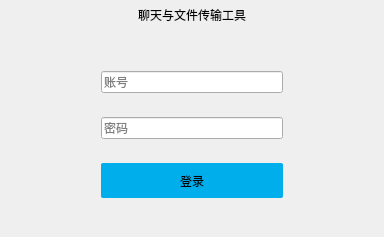
<?xml version="1.0" encoding="UTF-8"?>
<ui version="4.0">
 <class>loginWindow</class>
 <widget class="QWidget" name="loginWindow">
  <property name="geometry">
   <rect>
    <x>0</x>
    <y>0</y>
    <width>384</width>
    <height>237</height>
   </rect>
  </property>
  <property name="maximumSize">
   <size>
    <width>384</width>
    <height>237</height>
   </size>
  </property>
  <property name="windowTitle">
   <string>登录</string>
  </property>
  <layout class="QVBoxLayout" name="verticalLayout">
   <property name="spacing">
    <number>5</number>
   </property>
   <property name="leftMargin">
    <number>0</number>
   </property>
   <property name="topMargin">
    <number>0</number>
   </property>
   <property name="rightMargin">
    <number>0</number>
   </property>
   <property name="bottomMargin">
    <number>0</number>
   </property>
   <item>
    <widget class="QLabel" name="label">
     <property name="maximumSize">
      <size>
       <width>16777215</width>
       <height>30</height>
      </size>
     </property>
     <property name="styleSheet">
      <string notr="true">QLabel
{
    font: 18px &quot;微软雅黑&quot;;
}
</string>
     </property>
     <property name="text">
      <string>聊天与文件传输工具</string>
     </property>
     <property name="alignment">
      <set>Qt::AlignCenter</set>
     </property>
    </widget>
   </item>
   <item>
    <widget class="QWidget" name="widget" native="true">
     <property name="styleSheet">
      <string notr="true"/>
     </property>
     <layout class="QHBoxLayout" name="horizontalLayout">
      <item>
       <spacer name="horizontalSpacer">
        <property name="orientation">
         <enum>Qt::Horizontal</enum>
        </property>
        <property name="sizeHint" stdset="0">
         <size>
          <width>40</width>
          <height>20</height>
         </size>
        </property>
       </spacer>
      </item>
      <item>
       <widget class="QWidget" name="widget_3" native="true">
        <property name="minimumSize">
         <size>
          <width>200</width>
          <height>0</height>
         </size>
        </property>
        <property name="maximumSize">
         <size>
          <width>300</width>
          <height>16777215</height>
         </size>
        </property>
        <layout class="QVBoxLayout" name="verticalLayout_3">
         <item>
          <widget class="QLineEdit" name="lineEdit">
           <property name="styleSheet">
            <string notr="true"/>
           </property>
           <property name="inputMask">
            <string/>
           </property>
           <property name="placeholderText">
            <string>账号</string>
           </property>
          </widget>
         </item>
         <item>
          <widget class="QLineEdit" name="lineEdit_2">
           <property name="inputMask">
            <string/>
           </property>
           <property name="text">
            <string/>
           </property>
           <property name="placeholderText">
            <string>密码</string>
           </property>
          </widget>
         </item>
         <item>
          <widget class="QPushButton" name="pushButton">
           <property name="styleSheet">
            <string notr="true">QPushButton{
	background-color:rgb(0, 174, 236);
	border:none;
	height:35px;
	border-radius: 2px;
}
QPushButton::hover{
	background-color:rgb(65, 184, 131);
}</string>
           </property>
           <property name="text">
            <string>登录</string>
           </property>
          </widget>
         </item>
        </layout>
       </widget>
      </item>
      <item>
       <spacer name="horizontalSpacer_2">
        <property name="orientation">
         <enum>Qt::Horizontal</enum>
        </property>
        <property name="sizeHint" stdset="0">
         <size>
          <width>40</width>
          <height>20</height>
         </size>
        </property>
       </spacer>
      </item>
     </layout>
    </widget>
   </item>
  </layout>
 </widget>
 <resources/>
 <connections/>
</ui>
